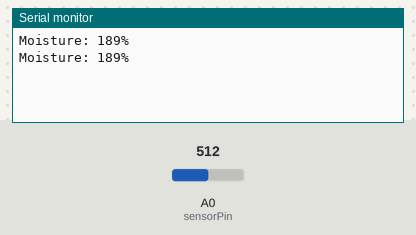
This sketch was run on a simulated Arduino Uno, built with avr-gcc and run on an emulated ATmega328P. Shown: the last lines printed to the serial monitor. The test bench sets the inputs (shaded band); at power-on: A0 (sensorPin) = 512.

Above: at 1.8 s.
1.9 s: A0 (sensorPin) set to 716
At 2.4 s:
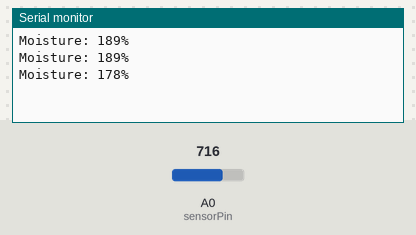
3.4 s: A0 (sensorPin) set to 900
At 4.8 s:
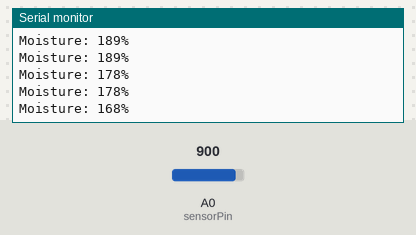
Timing chart, 0 to 6.4 s (numbered marks = the images above; inputs shaded):
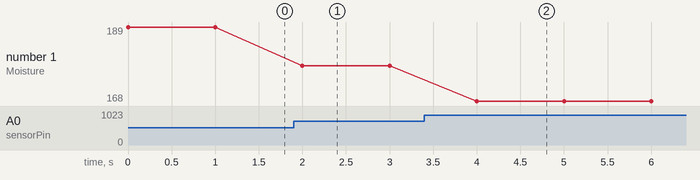

Measured:
- after the input at 1.9 s, the serial monitor: prints a new line after 0.10 s (image 1)
- after the input at 3.4 s, the serial monitor: prints a new line after 0.60 s (image 2)
- plotted number 1: 189 → 178 after the input at 1.9 s, 178 → 168 after the input at 3.4 s

The sketch:

soil-moisture.ino
```cpp
const int sensorPin = 14;  // ADC pin for AOUT
void setup() {
  Serial.begin(115200);
}
void loop() {
  int rawValue = analogRead(sensorPin);  // Reads 0-4095
  int moisturePercent = map(rawValue, 4095, 2200, 0, 100);  // Rough percentage
  Serial.print("Moisture: ");
  Serial.print(moisturePercent);
  Serial.println("%");
  delay(1000);
}
```
